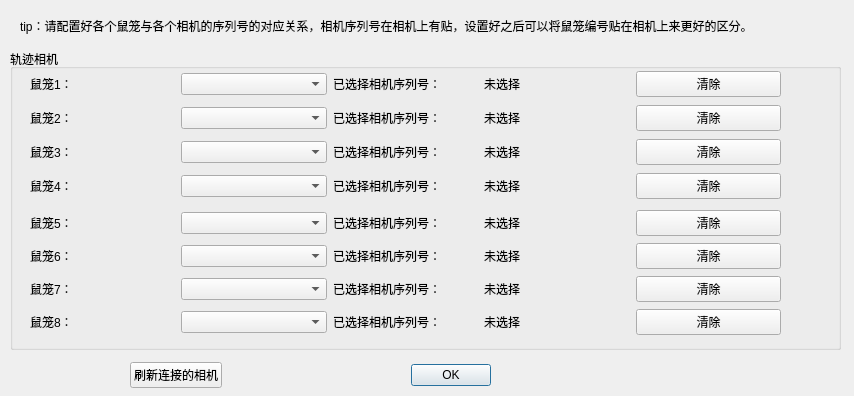
<?xml version="1.0" encoding="UTF-8"?>
<ui version="4.0">
 <class>deep_camera_config_dialog</class>
 <widget class="QDialog" name="deep_camera_config_dialog">
  <property name="geometry">
   <rect>
    <x>0</x>
    <y>0</y>
    <width>854</width>
    <height>396</height>
   </rect>
  </property>
  <property name="windowTitle">
   <string>Dialog</string>
  </property>
  <widget class="QLabel" name="tip_label">
   <property name="geometry">
    <rect>
     <x>20</x>
     <y>0</y>
     <width>801</width>
     <height>51</height>
    </rect>
   </property>
   <property name="text">
    <string>tip：请配置好各个鼠笼与各个相机的序列号的对应关系，相机序列号在相机上有贴，设置好之后可以将鼠笼编号贴在相机上来更好的区分。</string>
   </property>
  </widget>
  <widget class="QGroupBox" name="deep_camera_group">
   <property name="geometry">
    <rect>
     <x>10</x>
     <y>49</y>
     <width>831</width>
     <height>301</height>
    </rect>
   </property>
   <property name="title">
   <string>轨迹相机</string>
   </property>
   <widget class="QWidget" name="verticalLayoutWidget">
    <property name="geometry">
     <rect>
      <x>20</x>
      <y>20</y>
      <width>791</width>
      <height>134</height>
     </rect>
    </property>
    <layout class="QVBoxLayout" name="d_mouse_cage_1_4_layout">
     <property name="topMargin">
      <number>0</number>
     </property>
     <item>
      <layout class="QHBoxLayout" name="d_mouse_cage_1_layout">
       <item>
        <widget class="QLabel" name="d_mouse_cage_1_title">
         <property name="text">
          <string>鼠笼1：</string>
         </property>
        </widget>
       </item>
       <item>
        <widget class="QComboBox" name="d_mouse_cage_1_select"/>
       </item>
       <item>
        <widget class="QLabel" name="d_mouse_cage_1_checked_title">
         <property name="text">
          <string>已选择相机序列号：</string>
         </property>
        </widget>
       </item>
       <item>
        <widget class="QLabel" name="d_mouse_cage_1_checked_value">
         <property name="text">
          <string>未选择</string>
         </property>
        </widget>
       </item>
       <item>
        <widget class="QPushButton" name="d_mouse_cage_1_checked_value_btn">
         <property name="text">
          <string>清除</string>
         </property>
        </widget>
       </item>
       <item>
        <spacer name="d_mouse_cage_1_spacer">
         <property name="orientation">
          <enum>Qt::Orientation::Horizontal</enum>
         </property>
         <property name="sizeType">
          <enum>QSizePolicy::Policy::Preferred</enum>
         </property>
         <property name="sizeHint" stdset="0">
          <size>
           <width>40</width>
           <height>20</height>
          </size>
         </property>
        </spacer>
       </item>
      </layout>
     </item>
     <item>
      <layout class="QHBoxLayout" name="d_mouse_cage_2_layout">
       <item>
        <widget class="QLabel" name="d_mouse_cage_2_title">
         <property name="text">
          <string>鼠笼2：</string>
         </property>
        </widget>
       </item>
       <item>
        <widget class="QComboBox" name="d_mouse_cage_2_select"/>
       </item>
       <item>
        <widget class="QLabel" name="d_mouse_cage_2_checked_title">
         <property name="text">
          <string>已选择相机序列号：</string>
         </property>
        </widget>
       </item>
       <item>
        <widget class="QLabel" name="d_mouse_cage_2_checked_value">
         <property name="text">
          <string>未选择</string>
         </property>
        </widget>
       </item>
       <item>
        <widget class="QPushButton" name="d_mouse_cage_2_checked_value_btn">
         <property name="text">
          <string>清除</string>
         </property>
        </widget>
       </item>
       <item>
        <spacer name="d_mouse_cage_2_spacer">
         <property name="orientation">
          <enum>Qt::Orientation::Horizontal</enum>
         </property>
         <property name="sizeType">
          <enum>QSizePolicy::Policy::Preferred</enum>
         </property>
         <property name="sizeHint" stdset="0">
          <size>
           <width>40</width>
           <height>20</height>
          </size>
         </property>
        </spacer>
       </item>
      </layout>
     </item>
     <item>
      <layout class="QHBoxLayout" name="d_mouse_cage_3_layout">
       <item>
        <widget class="QLabel" name="d_mouse_cage_3_title">
         <property name="text">
          <string>鼠笼3：</string>
         </property>
        </widget>
       </item>
       <item>
        <widget class="QComboBox" name="d_mouse_cage_3_select"/>
       </item>
       <item>
        <widget class="QLabel" name="d_mouse_cage_3_checked_title">
         <property name="text">
          <string>已选择相机序列号：</string>
         </property>
        </widget>
       </item>
       <item>
        <widget class="QLabel" name="d_mouse_cage_3_checked_value">
         <property name="text">
          <string>未选择</string>
         </property>
        </widget>
       </item>
       <item>
        <widget class="QPushButton" name="d_mouse_cage_3_checked_value_btn">
         <property name="text">
          <string>清除</string>
         </property>
        </widget>
       </item>
       <item>
        <spacer name="d_mouse_cage_3_spacer">
         <property name="orientation">
          <enum>Qt::Orientation::Horizontal</enum>
         </property>
         <property name="sizeType">
          <enum>QSizePolicy::Policy::Preferred</enum>
         </property>
         <property name="sizeHint" stdset="0">
          <size>
           <width>40</width>
           <height>20</height>
          </size>
         </property>
        </spacer>
       </item>
      </layout>
     </item>
     <item>
      <layout class="QHBoxLayout" name="d_mouse_cage_4_layout">
       <item>
        <widget class="QLabel" name="d_mouse_cage_4_title">
         <property name="text">
          <string>鼠笼4：</string>
         </property>
        </widget>
       </item>
       <item>
        <widget class="QComboBox" name="d_mouse_cage_4_select"/>
       </item>
       <item>
        <widget class="QLabel" name="d_mouse_cage_4_checked_title">
         <property name="text">
          <string>已选择相机序列号：</string>
         </property>
        </widget>
       </item>
       <item>
        <widget class="QLabel" name="d_mouse_cage_4_checked_value">
         <property name="text">
          <string>未选择</string>
         </property>
        </widget>
       </item>
       <item>
        <widget class="QPushButton" name="d_mouse_cage_4_checked_value_btn">
         <property name="text">
          <string>清除</string>
         </property>
        </widget>
       </item>
       <item>
        <spacer name="d_mouse_cage_4_spacer">
         <property name="orientation">
          <enum>Qt::Orientation::Horizontal</enum>
         </property>
         <property name="sizeType">
          <enum>QSizePolicy::Policy::Preferred</enum>
         </property>
         <property name="sizeHint" stdset="0">
          <size>
           <width>40</width>
           <height>20</height>
          </size>
         </property>
        </spacer>
       </item>
      </layout>
     </item>
    </layout>
   </widget>
   <widget class="QWidget" name="verticalLayoutWidget_2">
    <property name="geometry">
     <rect>
      <x>20</x>
      <y>160</y>
      <width>791</width>
      <height>131</height>
     </rect>
    </property>
    <layout class="QVBoxLayout" name="d_mouse_cage_5_8_layout">
     <property name="topMargin">
      <number>0</number>
     </property>
     <item>
      <layout class="QHBoxLayout" name="d_mouse_cage_5_layout">
       <item>
        <widget class="QLabel" name="d_mouse_cage_5_title">
         <property name="text">
          <string>鼠笼5：</string>
         </property>
        </widget>
       </item>
       <item>
        <widget class="QComboBox" name="d_mouse_cage_5_select"/>
       </item>
       <item>
        <widget class="QLabel" name="d_mouse_cage_5_checked_title">
         <property name="text">
          <string>已选择相机序列号：</string>
         </property>
        </widget>
       </item>
       <item>
        <widget class="QLabel" name="d_mouse_cage_5_checked_value">
         <property name="text">
          <string>未选择</string>
         </property>
        </widget>
       </item>
       <item>
        <widget class="QPushButton" name="d_mouse_cage_5_checked_value_btn">
         <property name="text">
          <string>清除</string>
         </property>
        </widget>
       </item>
       <item>
        <spacer name="d_mouse_cage_5_spacer">
         <property name="orientation">
          <enum>Qt::Orientation::Horizontal</enum>
         </property>
         <property name="sizeType">
          <enum>QSizePolicy::Policy::Preferred</enum>
         </property>
         <property name="sizeHint" stdset="0">
          <size>
           <width>40</width>
           <height>20</height>
          </size>
         </property>
        </spacer>
       </item>
      </layout>
     </item>
     <item>
      <layout class="QHBoxLayout" name="d_mouse_cage_6_layout">
       <item>
        <widget class="QLabel" name="d_mouse_cage_6_title">
         <property name="text">
          <string>鼠笼6：</string>
         </property>
        </widget>
       </item>
       <item>
        <widget class="QComboBox" name="d_mouse_cage_6_select"/>
       </item>
       <item>
        <widget class="QLabel" name="d_mouse_cage_6_checked_title">
         <property name="text">
          <string>已选择相机序列号：</string>
         </property>
        </widget>
       </item>
       <item>
        <widget class="QLabel" name="d_mouse_cage_6_checked_value">
         <property name="text">
          <string>未选择</string>
         </property>
        </widget>
       </item>
       <item>
        <widget class="QPushButton" name="d_mouse_cage_6_checked_value_btn">
         <property name="text">
          <string>清除</string>
         </property>
        </widget>
       </item>
       <item>
        <spacer name="d_mouse_cage_6_spacer">
         <property name="orientation">
          <enum>Qt::Orientation::Horizontal</enum>
         </property>
         <property name="sizeType">
          <enum>QSizePolicy::Policy::Preferred</enum>
         </property>
         <property name="sizeHint" stdset="0">
          <size>
           <width>40</width>
           <height>20</height>
          </size>
         </property>
        </spacer>
       </item>
      </layout>
     </item>
     <item>
      <layout class="QHBoxLayout" name="d_mouse_cage_7_layout">
       <item>
        <widget class="QLabel" name="d_mouse_cage_7_title">
         <property name="text">
          <string>鼠笼7：</string>
         </property>
        </widget>
       </item>
       <item>
        <widget class="QComboBox" name="d_mouse_cage_7_select"/>
       </item>
       <item>
        <widget class="QLabel" name="d_mouse_cage_7_checked_title">
         <property name="text">
          <string>已选择相机序列号：</string>
         </property>
        </widget>
       </item>
       <item>
        <widget class="QLabel" name="d_mouse_cage_7_checked_value">
         <property name="text">
          <string>未选择</string>
         </property>
        </widget>
       </item>
       <item>
        <widget class="QPushButton" name="d_mouse_cage_7_checked_value_btn">
         <property name="text">
          <string>清除</string>
         </property>
        </widget>
       </item>
       <item>
        <spacer name="d_mouse_cage_7_spacer">
         <property name="orientation">
          <enum>Qt::Orientation::Horizontal</enum>
         </property>
         <property name="sizeType">
          <enum>QSizePolicy::Policy::Preferred</enum>
         </property>
         <property name="sizeHint" stdset="0">
          <size>
           <width>40</width>
           <height>20</height>
          </size>
         </property>
        </spacer>
       </item>
      </layout>
     </item>
     <item>
      <layout class="QHBoxLayout" name="d_mouse_cage_8_layout">
       <item>
        <widget class="QLabel" name="d_mouse_cage_8_title">
         <property name="text">
          <string>鼠笼8：</string>
         </property>
        </widget>
       </item>
       <item>
        <widget class="QComboBox" name="d_mouse_cage_8_select"/>
       </item>
       <item>
        <widget class="QLabel" name="d_mouse_cage_8_checked_title">
         <property name="text">
          <string>已选择相机序列号：</string>
         </property>
        </widget>
       </item>
       <item>
        <widget class="QLabel" name="d_mouse_cage_8_checked_value">
         <property name="text">
          <string>未选择</string>
         </property>
        </widget>
       </item>
       <item>
        <widget class="QPushButton" name="d_mouse_cage_8_checked_value_btn">
         <property name="text">
          <string>清除</string>
         </property>
        </widget>
       </item>
       <item>
        <spacer name="d_mouse_cage_8_spacer">
         <property name="orientation">
          <enum>Qt::Orientation::Horizontal</enum>
         </property>
         <property name="sizeType">
          <enum>QSizePolicy::Policy::Preferred</enum>
         </property>
         <property name="sizeHint" stdset="0">
          <size>
           <width>40</width>
           <height>20</height>
          </size>
         </property>
        </spacer>
       </item>
      </layout>
     </item>
    </layout>
   </widget>
  </widget>
  <widget class="QWidget" name="horizontalLayoutWidget">
   <property name="geometry">
    <rect>
     <x>110</x>
     <y>360</y>
     <width>381</width>
     <height>31</height>
    </rect>
   </property>
   <layout class="QHBoxLayout" name="horizontalLayout">
    <property name="leftMargin">
     <number>20</number>
    </property>
    <item>
     <widget class="QPushButton" name="refresh">
      <property name="text">
       <string>刷新连接的相机</string>
      </property>
     </widget>
    </item>
    <item>
     <widget class="QDialogButtonBox" name="dialog_btn">
      <property name="orientation">
       <enum>Qt::Orientation::Horizontal</enum>
      </property>
      <property name="standardButtons">
       <set>QDialogButtonBox::StandardButton::Ok</set>
      </property>
     </widget>
    </item>
   </layout>
  </widget>
 </widget>
 <resources/>
 <connections>
  <connection>
   <sender>dialog_btn</sender>
   <signal>accepted()</signal>
   <receiver>deep_camera_config_dialog</receiver>
   <slot>accept()</slot>
   <hints>
    <hint type="sourcelabel">
     <x>248</x>
     <y>254</y>
    </hint>
    <hint type="destinationlabel">
     <x>157</x>
     <y>274</y>
    </hint>
   </hints>
  </connection>
  <connection>
   <sender>dialog_btn</sender>
   <signal>rejected()</signal>
   <receiver>deep_camera_config_dialog</receiver>
   <slot>reject()</slot>
   <hints>
    <hint type="sourcelabel">
     <x>316</x>
     <y>260</y>
    </hint>
    <hint type="destinationlabel">
     <x>286</x>
     <y>274</y>
    </hint>
   </hints>
  </connection>
 </connections>
</ui>
